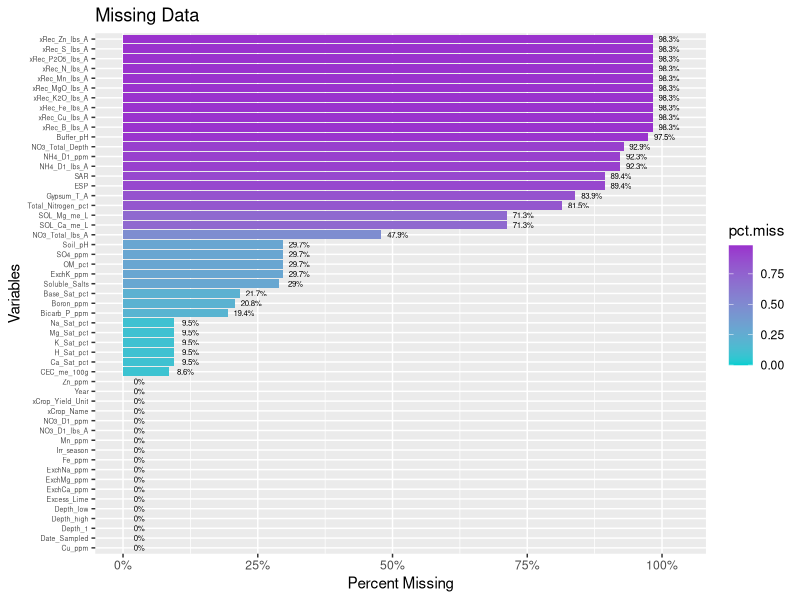
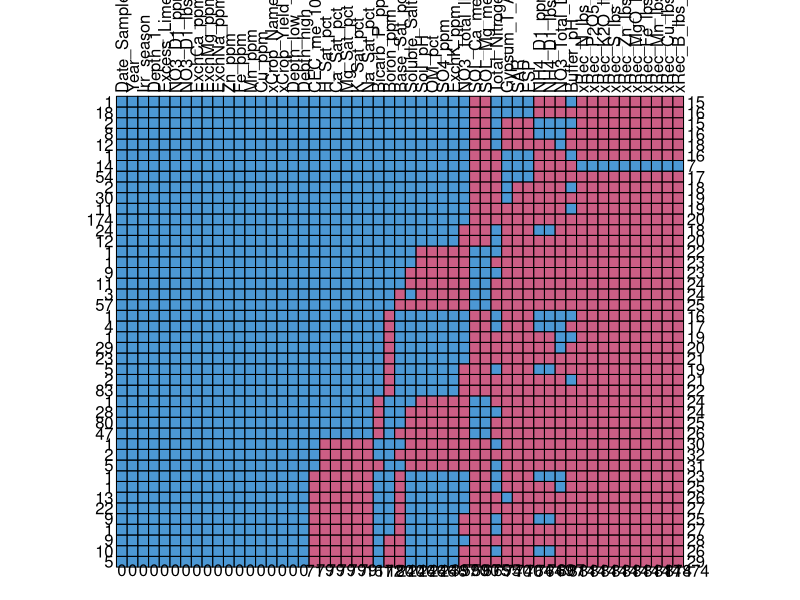
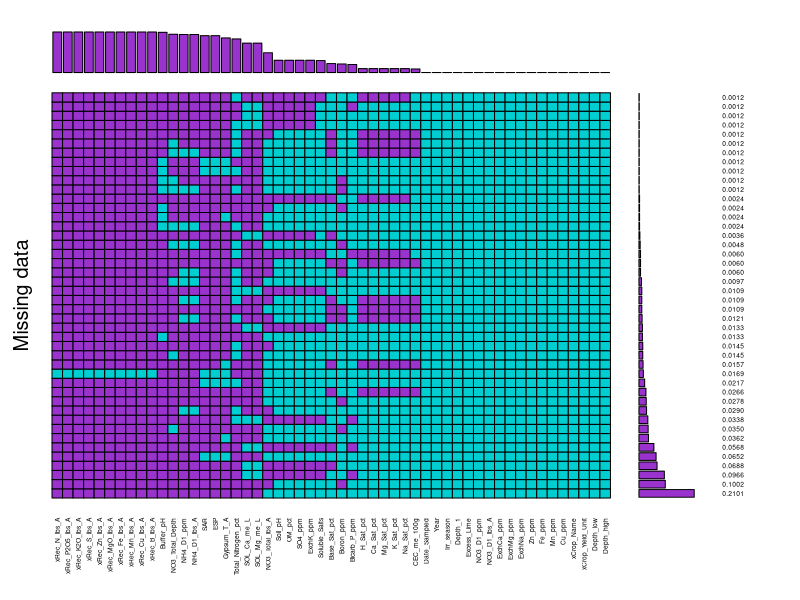
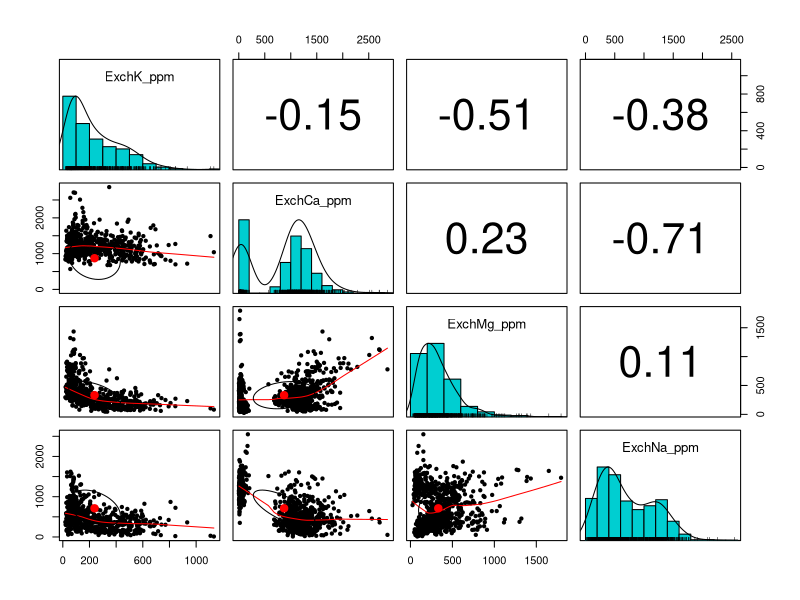
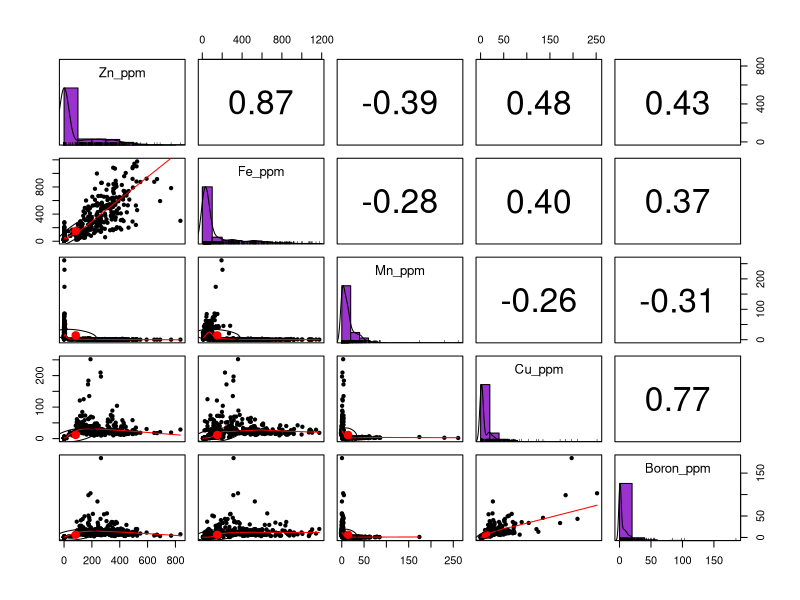
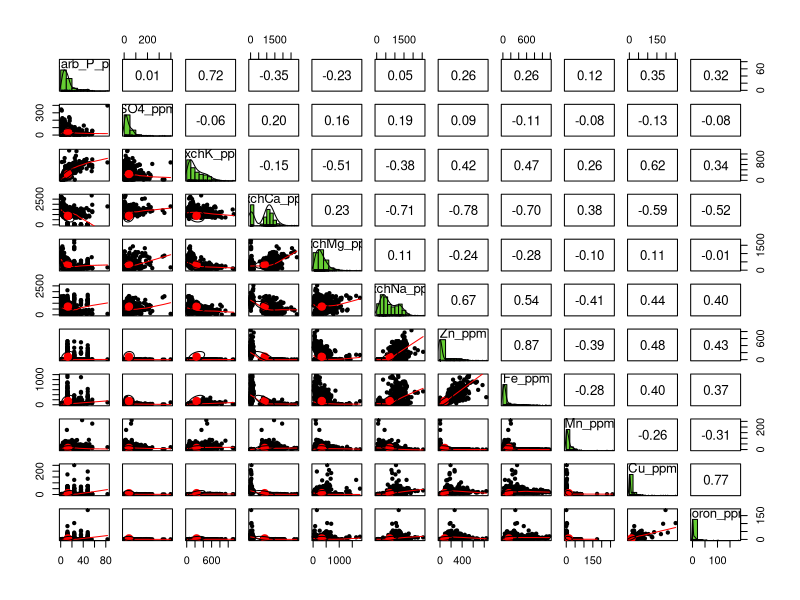
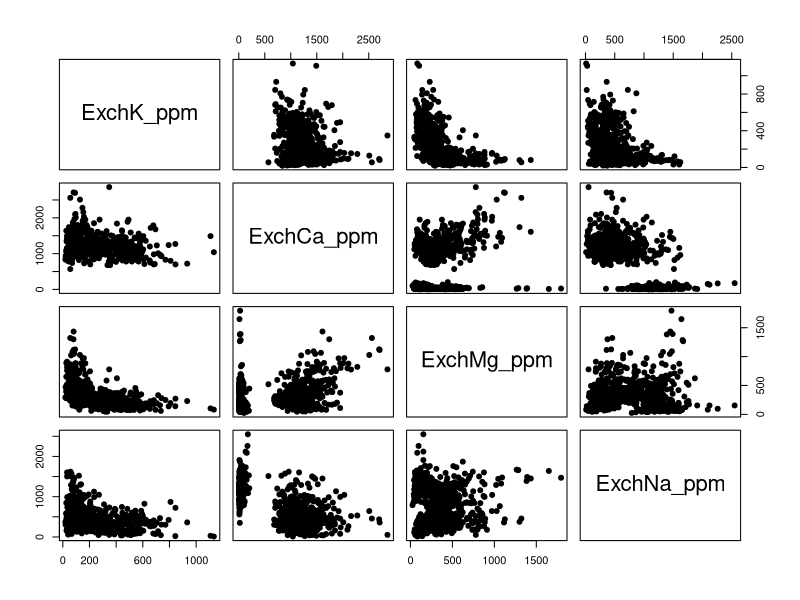
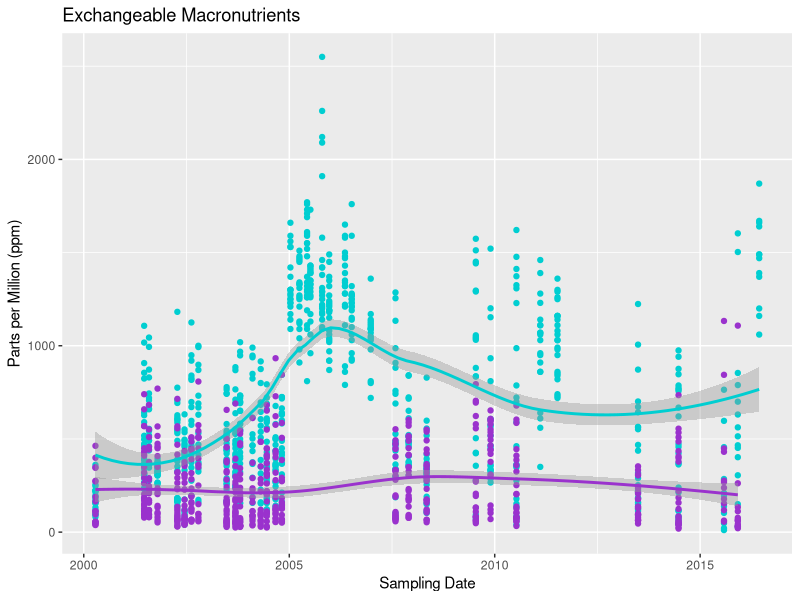

These charts were generated, in order, by the following R code:
## ---- chunk 1
library(tidyverse)
## ---- chunk 2
df <- read.csv("./data/pcp_soil_data/PCP-R-ready.csv")
## ---- chunk 3
df2 <- df[, colSums(is.na(df)) != nrow(df)]
## ---- chunk 4
df3 <- df2 %>% select("Date_Sampled","Year","Irr_season", "Depth_1", "Soil_pH", "Buffer_pH", "Excess_Lime", "Soluble_Salts", "OM_pct", "NO3_D1_ppm", "NO3_D1_lbs_A", "NO3_Total_lbs_A", "NO3_Total_Depth", "Bicarb_P_ppm", "SO4_ppm", "ExchK_ppm", "ExchCa_ppm", "ExchMg_ppm", "ExchNa_ppm", "Zn_ppm", "Fe_ppm", "Mn_ppm", 'Cu_ppm', "Boron_ppm", "CEC_me_100g", "Base_Sat_pct", "H_Sat_pct", "Ca_Sat_pct", "Mg_Sat_pct", "K_Sat_pct", "Na_Sat_pct", "SOL_Ca_me_L", "SOL_Mg_me_L", "SAR", "ESP", "Gypsum_T_A", "NH4_D1_ppm", "NH4_D1_lbs_A", "Total_Nitrogen_pct", "xCrop_Name", "xCrop_Yield_Unit", "xRec_N_lbs_A", "xRec_P2O5_lbs_A", "xRec_K2O_lbs_A", "xRec_S_lbs_A", "xRec_Zn_lbs_A", "xRec_MgO_lbs_A", "xRec_Fe_lbs_A", "xRec_Mn_lbs_A", "xRec_Cu_lbs_A", "xRec_B_lbs_A")

## ---- chunk 5

## ---- chunk 6

library(lubridate)

## set Date_Sampled from factor to Date
df3$Date_Sampled <- mdy(as.character(df3$Date_Sampled))

df3 <- df3
## set empty xCrop_Name to factor level to NA  datatype

## convert xCrop_yield_Unit

## ---- chunk 7
low <- c()
high <- c()
for(i in 1:length(df3$Depth_1)){
  low <- c(low, strsplit(as.character(df3$Depth_1), "-")[[i]][1])
  high <- c(high, strsplit(as.character(df3$Depth_1), "-")[[i]][2])
}
df3$Depth_low <- low
df3$Depth_high <- high
## ---- chunk 8
glimpse(head(df3))
## ---- chunk 9
prop.miss <- apply(df3, 2, function(x) round(sum(is.na(x))/NROW(x),4))
prop.miss
## ---- chunk 10
pmpv <- data.frame(variable = names(df3), pct.miss=prop.miss)

## ---- chunk 11
ggplot(pmpv, aes(x= reorder(variable, pct.miss), y=pct.miss, fill=pct.miss)) +
  geom_bar(stat="identity") + 
  ggtitle("Missing Data") +
  ylab("Percent Missing") + 
  xlab("Variables") +
  scale_y_continuous(labels=scales::percent, limits=c(0,1.03)) + 
  geom_text(data=pmpv, aes(label=paste0(round(pct.miss*100,1),"%"), y=pct.miss+.03), size=2) +
  coord_flip() +
  theme(axis.text.y = element_text(size=5)) +
  scale_fill_gradient(low="darkturquoise",high="darkorchid3")
  
## ---- chunk 12
library(mice)
md.pattern(df3, rotate.names = TRUE)
## ---- chunk 13
library(VIM)
## ---- chunk 14
aggr(df3, col=c('darkturquoise','darkorchid3'),
              numbers=TRUE, sortVars=TRUE, prop=TRUE,border=TRUE, combined=TRUE,
              labels=names(df3), cex.axis=.4, cex.numbers=.4, varheight=FALSE,
              gap=0, ylab=c("Missing data","Pattern"))
## ---- chunk 15
library(psych)
## ---- chunk 16
## Correlation matrix betwen Macronutrients

pairs.panels(df3[,16:19],
             method="pearson",
             hist.col="#00ced1",
             density=TRUE,
             ellipses = TRUE,
             cex.labels = 1.2,
             )
## ---- chunk 17
# Correation Matrix between micronutrients 

pairs.panels(df3[,20:24],
             method="pearson",
             hist.col="#9a32cd",
             density=TRUE,
             ellipses = TRUE,
             cex.labels = 1.2,
             )
## ---- chunk 18
# Correation Matrix between micronutrients 

pairs.panels(df3[,14:24],
             method="pearson",
             hist.col="#65cd32",
             density=TRUE,
             ellipses = TRUE,
             cex.labels = 1.2,
             )
## ---- chunk 19
pairs(df3[,16:19], pch=19)
## ---- chunk 20
ggplot(df3, aes(x=Date_Sampled)) + 
  geom_point(aes(y=ExchNa_ppm), color="darkturquoise") +
  geom_point(aes(y=ExchK_ppm), color="darkorchid3") +
  geom_smooth(aes(y=ExchNa_ppm), color="darkturquoise") +
  geom_smooth(aes(y=ExchK_ppm), color="darkorchid3") +
  labs(x="Sampling Date",y="Parts per Million (ppm)",title="Exchangeable Macronutrients")
## ---- chunk 21
ggplot(df3, aes(x=Date_Sampled)) + 
  geom_point(aes(y=Na_Sat_pct), color="darkturquoise") +
  geom_point(aes(y=K_Sat_pct), color="darkorchid3") +
  geom_smooth(aes(y=Na_Sat_pct), color="darkturquoise") +
  geom_smooth(aes(y=K_Sat_pct), color="darkorchid3") +
  labs(x="Sampling Date",y="Percent Saturation (%)",title="Exchangeable Macronutrients")
